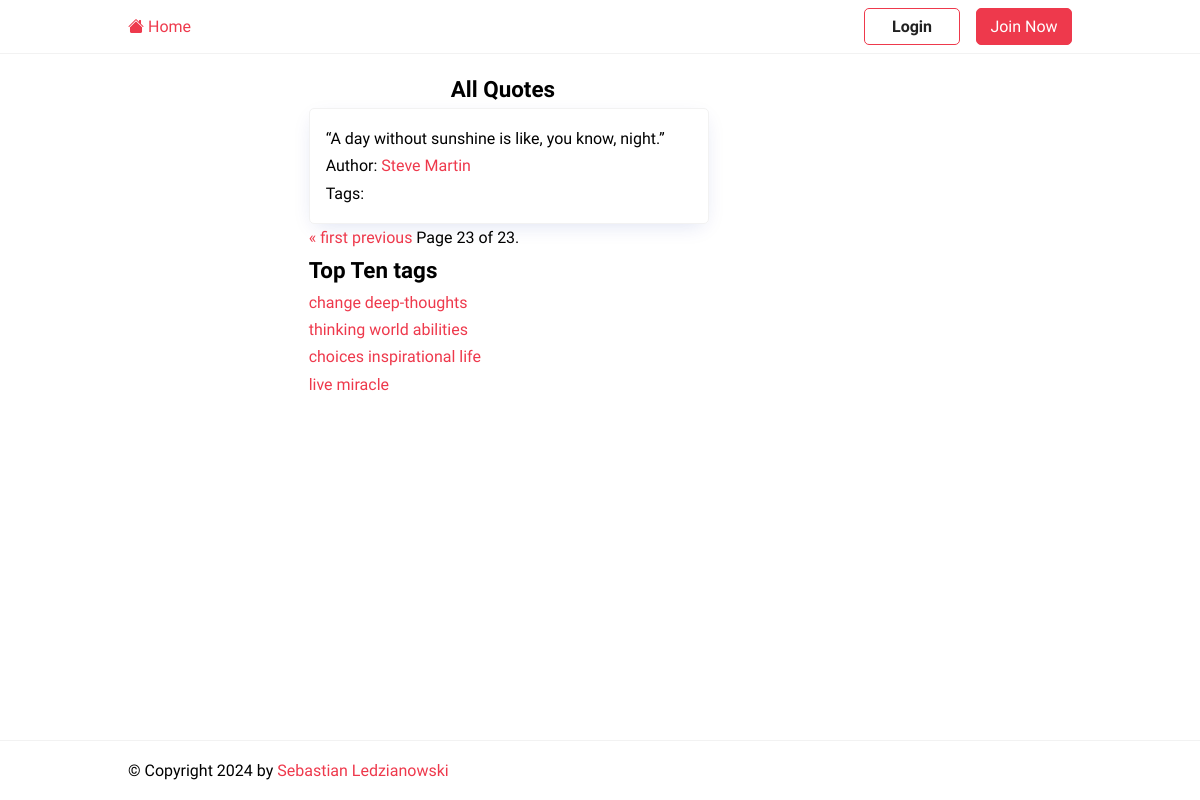
The app's page /?page=23 with its own data.
### quotesapp/models.py (models this page shows, shortened)
class Quote(models.Model):
    content = models.TextField()
    tags = models.ManyToManyField(Tag)
    author = models.ForeignKey(Author, on_delete=models.CASCADE)

class Author(models.Model):
    fullname = models.CharField(max_length=100)
    born_date = models.CharField(blank=True, max_length=50)
    born_location = models.CharField(max_length=100, blank=True)
    content = models.TextField()

class Tag(models.Model):
    name = models.CharField(max_length=100, unique=True)

### quotesapp/views.py (the view)
# urls.py: 2. Add a URL to urlpatterns:  path('', views.home, name='home')
def home(request):
    quotes_list = Quote.objects.all()
    paginator = Paginator(quotes_list, 9)
    top_tags = Tag.objects.annotate(quote_count=Count('quote')).order_by('-quote_count')[:10]
    page = request.GET.get('page')
    try:
        quotes = paginator.page(page)
    except PageNotAnInteger:
        quotes = paginator.page(1)
    except EmptyPage:
        quotes = paginator.page(paginator.num_pages)
    return render(request, 'home.html', {'quotes': quotes, 'top_tags': top_tags})

### templates/home.html (shortened to what this page needs)
{% extends 'base.html' %}
{% load static %}
{% block content %}
<div class="container">
    <div class="row">
        <div class="col-md-8">
            <h2 class="text-center">All Quotes</h2>
            <div class="row row-cols-1 row-cols-md-2 g-4">
                {% for quote in quotes %}
                <div class="col">
                    <div class="card h-100">
                        <div class="card-body">
                            <p class="card-text">{{ quote.content }}</p>
                            <p class="card-text">Author: <a href="{% url 'author_detail' pk=quote.author.id %}">{{ quote.author.fullname }}</a></p>
                            <p class="card-text">Tags: {% for tag in quote.tags.all %}<a href="{% url 'tag_detail' tag_name=tag.name %}">{{ tag.name }}</a>{% if not forloop.last %}, {% endif %} {% endfor %}</p>
                        </div>
                    </div>
                </div>
                {% endfor %}
            </div>
            <div class="pagination mt-4">
                <span class="step-links">
                    {% if quotes.has_previous %}
                    <a href="?page=1">&laquo; first</a>
                    <a href="?page={{ quotes.previous_page_number }}">previous</a>{% endif %}
                    <span class="current">Page {{ quotes.number }} of {{ quotes.paginator.num_pages }}.</span>
                </span>
            </div>
        </div>
        <div class="col-md-4">
            <h2>Top Ten tags</h2>
            {% for tag in top_tags %}
            <span class="tag-item">
                <a class="tag" href="{% url 'tag_detail' tag.name %}">{{ tag.name }}</a>
            </span>
            {% endfor %}
        </div>
    </div>
</div>
{% endblock %}

### static/css/style.css (style rules this page uses)
:root { --color-primary: #ee394c; --color-secondary: #86b7fe; --color-light: #f2f2f2; --color-gray: #ced4da; --color-dark: #212121; --color-white: #ffffff; --color-error: #e2442f; --color-warning: #ffc900; --color-info: #02a2b9; --color-success: #1ba345; --color-input: #00d1b2; --border-radius: 5px; }
* { margin: 0; padding: 0; box-sizing: border-box; text-rendering: optimizeLegibility; }
html, body { height: 100%; }
body { font-family: 'Dosis', sans-serif; font-size: 1rem; line-height: 1.7; display: flex; flex-direction: column; margin: 0; }
h2 { font-size: 1.4rem; }
a { color: var(--color-primary); text-decoration: none; }
.container { display: flex; max-width: 960px; margin: 0 auto; padding: 0.5rem; }
.col-md-8 { flex: 0 0 66.66667%; max-width: 66.66667%; }
.col-md-4 { flex: 0 0 33.33333%; max-width: 33.33333%; }
.card { border: solid 1px var(--color-light); padding: 1rem; border-radius: var(--border-radius); box-shadow: rgb(11 43 158 / 15%) 0px 6px 20px -6px; min-width: 400px; }
.text-center { text-align: center; }

### records on screen
Quote: content "“A day without sunshine is like, you know, night.”", author.fullname "Steve Martin"
Tag: name "change"
Tag: name "deep-thoughts"
Tag: name "thinking"
Tag: name "world"
Tag: name "abilities"
Tag: name "choices"
Tag: name "inspirational"
Tag: name "life"
Tag: name "live"
Tag: name "miracle"

### other values on screen
{{ quotes.number }} "23"
{{ quotes.paginator.num_pages }} "23"
